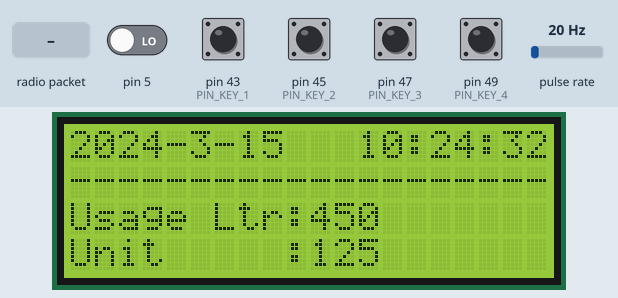
Recording of a sketch running on a simulated Arduino Mega 2560, built with avr-gcc and run on an emulated ATmega2560. Parts: 20×4 character LCD. Wiring (inferred from the names in the program): pulse sensor: data pin 2. The inputs (shaded band) are chosen by the test bench; at power-on: pin 43 (PIN_KEY_1), pin 45 (PIN_KEY_2), pin 47 (PIN_KEY_3), pin 49 (PIN_KEY_4) HIGH, pin 5 LOW, pulse rate 20 Hz. The local clock reads 2024-03-15 10:24:30 at power-on unless the sketch sets it; EEPROM starts erased; no radio packets arrive unless stated; what the sketch prints to the serial monitor is not drawn.

Above: at 3.3 s.
3.4 s: radio packet "0" arrives
At 4.4 s:
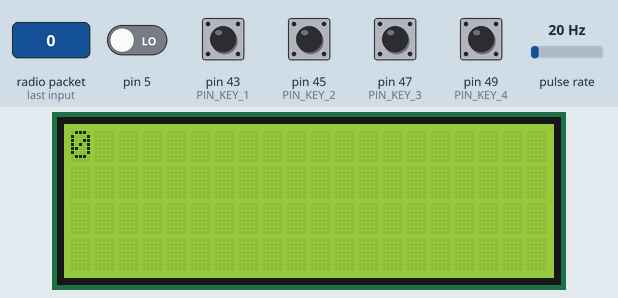
6.0 s: pin 43 (PIN_KEY_1) pulled LOW for 1 s
At 7.5 s:
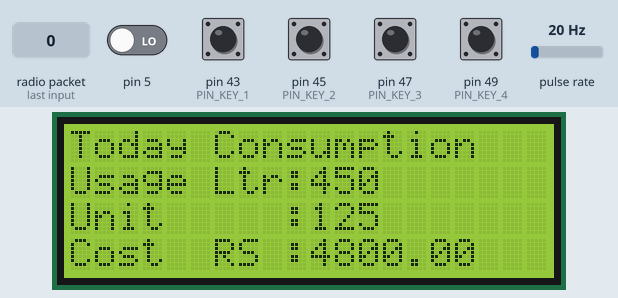
8.5 s: pulse rate (sensor on pin 2) set to 100 Hz
11.7 s: pulse rate (sensor on pin 2) set to 4 Hz
14.9 s: pulse rate (sensor on pin 2) set to 50 Hz
Timing chart, 0 to 17.9 s (numbered marks = the images above; inputs shaded):
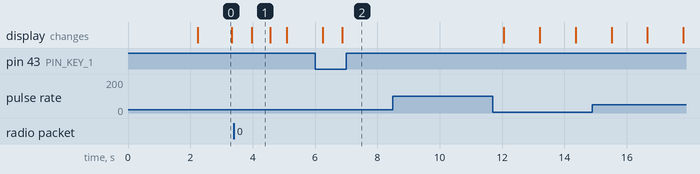

The sketch:

ElectricityUnit.ino
```cpp
#include <LiquidCrystal_I2C.h>
#include <RTClib.h>
#include <ezButton.h>
#include <SPI.h>
#include <nRF24L01.h>
#include <RF24.h>
#include <EEPROM.h>

//Button
#define KEY_NUM 4  // the number of keys
#define PIN_KEY_1 43  // key 1
#define PIN_KEY_2 45  // key 2
#define PIN_KEY_3 47  // key 3
#define PIN_KEY_4 49  // key 4

ezButton keypad_1x4[] = {
  ezButton(PIN_KEY_1),
  ezButton(PIN_KEY_2),
  ezButton(PIN_KEY_3),
  ezButton(PIN_KEY_4)
};

RF24 radio(7, 8); // CE, CSN
RTC_DS3231 rtc;
LiquidCrystal_I2C lcd(0x27, 20, 4);  //LCD Size 20X4

//Date Time Variable
String strDate;
String strTime;
String strDofW;
char daysOfWeek[7][12] = {  "Sunday",  "Monday",  "Tuesday",  "Wednesday",  "Thursday",  "Friday",  "Saturday"};

//Vibration
int vibrationValue;

//RF Address
const byte addressSend[6] = "00001";
const byte addressReceive[6] = "00002";


//Flow Sensor
byte sensorInterrupt = 0;  // 0 = digital pin 2
byte sensorPin       = 2;
float calibrationFactor = 4.5; // The hall-effect flow sensor outputs approximately 4.5 pulses per second per litre/min
volatile byte pulseCount;
float flowRate;
unsigned int flowMilliLitres;
unsigned long totalMilliLitres;
unsigned long oldTime;
unsigned int totalUnits;

//Water Cost Calculation
int vUnitUse=0;
int vUnitPrice=0;
int vFixedPrice=0;

int menuId=0;

void setup () {
  Serial.begin(9600);

  radio.begin();
  radio.openReadingPipe(0, addressReceive);
  radio.openWritingPipe(addressSend);
  radio.setPALevel(RF24_PA_MIN);

  lcd.init();
  lcd.backlight();
  lcd.clear();

  if (! rtc.begin()) {
    Serial.println("RTC module is NOT found");
    Serial.flush();
    while (1);
  }

  for (byte i = 0; i < KEY_NUM; i++) {
    keypad_1x4[i].setDebounceTime(100);  // set debounce time to 100 milliseconds
  }

  displayMainScreen();

  // writeStringToEEPROM(0, "Hello");
  // String retrievedString = readStringFromEEPROM(0);
  // Serial.print("The String we read from EEPROM: ");
  // Serial.println(retrievedString);

  // writeIntIntoEEPROM(45, 18404);
  // int number = readIntFromEEPROM(45);
  // Serial.println("From EEPROM :" + String(number));

  writeIntIntoEEPROM(0, 450);
  writeIntIntoEEPROM(1025,125);

  //Flow Sesnsor initialisation
  pinMode(sensorPin, INPUT);
  digitalWrite(sensorPin, HIGH);
  pulseCount        = 0;
  flowRate          = 0.0;
  flowMilliLitres   = 0;
  totalMilliLitres  = 0;
  oldTime           = 0;
  totalUnits        = 0;
  attachInterrupt(sensorInterrupt, pulseCounter, FALLING);

  menuId=0;

}

void loop () {
  //Date Time Call
  DateTime now = rtc.now();
  strDate = String(now.year(),DEC) + "-" + String(now.month(), DEC) + "-" + String(now.day(), DEC);
  strTime=String(now.hour(), DEC) + ":" + String(now.minute(), DEC) + ":" + String(now.second(), DEC);
  strDofW= daysOfWeek[now.dayOfTheWeek()];

  //Vibration Call
  vibrationValue = digitalRead(5);

  //Button Call
  int key = getKeyPressed();
  if (key==1)
  {
    lcd.clear();
    menuId=2;
  }

  if (menuId==0)
  {
    displayMeterReadingScreen();
  }
  else if(menuId==2){
    displayMeterReadingDailyScreen();
  }

  //Flow sensor read
  if((millis() - oldTime) > 1000)    // Only process counters once per second
  {
    detachInterrupt(sensorInterrupt);
    flowRate = ((1000.0 / (millis() - oldTime)) * pulseCount) / calibrationFactor;
    oldTime = millis();
    flowMilliLitres = (flowRate / 60) * 1000;
    totalMilliLitres += flowMilliLitres;
    totalUnits=(totalMilliLitres/1000)/1000;
    unsigned int frac;
    pulseCount = 0;
    attachInterrupt(sensorInterrupt, pulseCounter, FALLING);

    writeIntIntoEEPROM(0, readIntFromEEPROM(0) + (totalMilliLitres/1000));
    writeIntIntoEEPROM(1025, readIntFromEEPROM(1025) + totalUnits);

  }
  //Display flow rate
  displayFlowData();

  //Data transmit to the main unit
  receiveRFData();
  transmitRFData();

  delay(500); // delay 100 millisecond
}

//Real Time Clock
void receiveDateTime()
{
  //Serial.println("Current Date:" + strDate);
  //Serial.println("Current Time:" + strTime);
  //Serial.println("Date of Week:" + strDofW);

  lcd.clear();
  lcd.setCursor(0, 0); lcd.print("Date:" + strDate);
  lcd.setCursor(0, 1); lcd.print("Time:" + strTime);
}

//LCD Main Screen display
void displayMainScreen()
{
  lcd.clear();

  lcd.setCursor(0, 0);
  lcd.print("      [ A M R ]       ");

  lcd.setCursor(0, 1);
  lcd.print(" Utility Management");

  lcd.setCursor(0, 2);
  lcd.print("       System");

  lcd.setCursor(0, 3);
  lcd.print("Developed By: Anis");
  delay(2000);
  lcd.clear();
}

//LCD Reading Screen display
void displayMeterReadingScreen()
{
  lcd.setCursor(0, 0); lcd.print(strDate);
  lcd.setCursor(12, 0); lcd.print(strTime);
  lcd.setCursor(0, 1); lcd.print("--------------------");
  lcd.setCursor(0, 2); lcd.print("Usage Ltr:" + String(readIntFromEEPROM(0)));
  lcd.setCursor(0, 3); lcd.print("Unit     :" + String(readIntFromEEPROM(1025)));
}

void displayMeterReadingDailyScreen()
{
  //lcd.setCursor(0, 0); lcd.print(strDate);
  //lcd.setCursor(12, 0); lcd.print(strTime);
  lcd.setCursor(0, 0); lcd.print("Today Consumption");
  //lcd.setCursor(0, 1); lcd.print("--------------------");
  lcd.setCursor(0, 1); lcd.print("Usage Ltr:" + String(readIntFromEEPROM(0)));
  lcd.setCursor(0, 2); lcd.print("Unit     :" + String(readIntFromEEPROM(1025)));
  lcd.setCursor(0, 3); lcd.print("Cost  RS :" + String(calculateWaterCost(readIntFromEEPROM(0))));

  //calculateWaterCost
}

void displayFlowData()
{
  // Print the flow rate for this second in litres / minute
  // Serial.print("Flow rate: ");
  // Serial.print(int(flowRate));  // Print the integer part of the variable
  // Serial.print("L/min");
  // Serial.print("\t"); 		  // Print tab space
  // Serial.println();

  // Print the cumulative total of litres flowed since starting
  Serial.print("Output Liquid Quantity: ");
  // Serial.print(totalMilliLitres);
  // Serial.println("mL");
  // Serial.print("\t"); 		  // Print tab space
  Serial.print(totalMilliLitres/1000);
  Serial.print("L");
  Serial.println();
}

//RF Data Tramission TX RX
void transmitRFData()
{
  int tLitre=readIntFromEEPROM(0);
  int tUnit=readIntFromEEPROM(1025);
  int tCost=calculateWaterCost(readIntFromEEPROM(0));
  radio.stopListening();

  //int tx= random(0,10);
  //String txt = "Hello Shiraza";
  //char ttmp[15];
  //txt.toCharArray(ttmp,txt.length());

  char text1[32];
  sprintf(text1,"%d : %d : %d", tLitre,tUnit,tCost);
  Serial.println(text1);

  radio.write(&text1, sizeof(text1));
  delay(5);
}


void receiveRFData()
{
  radio.startListening();
  if (radio.available()) {
    char text[32] = "";
    radio.read(&text, sizeof(text));

    lcd.clear();
    lcd.setCursor(0,0); lcd.print(text);
    //lcd.setCursor(0,1); lcd.print(String(tx));
  }
}

//EEPROM Operations
void writeStringToEEPROM(int addrOffset, const String &strToWrite)
{
  byte len = strToWrite.length();
  EEPROM.write(addrOffset, len);
  for (int i = 0; i < len; i++)
  {
    EEPROM.write(addrOffset + 1 + i, strToWrite[i]);
  }
}

String readStringFromEEPROM(int addrOffset)
{
  int newStrLen = EEPROM.read(addrOffset);
  char data[newStrLen + 1];
  for (int i = 0; i < newStrLen; i++)
  {
    data[i] = EEPROM.read(addrOffset + 1 + i);
  }
  data[newStrLen] = '\ 0'; // !!! NOTE !!! Remove the space between the slash "/" and "0" (I've added a space because otherwise there is a display bug)
  String vTemp= data;
  int textEnd = vTemp.indexOf("0");
  vTemp = vTemp.substring(0, textEnd);

  Serial.println("Availabl on: " + vTemp);

  return String(data);
}

void writeIntIntoEEPROM(int address, int number)
{
  EEPROM.write(address, number >> 8);
  EEPROM.write(address + 1, number & 0xFF);
}

int readIntFromEEPROM(int address)
{
  byte byte1 = EEPROM.read(address);
  byte byte2 = EEPROM.read(address + 1);
  return (byte1 << 8) + byte2;
}

//Button press event detect
int getKeyPressed() {
  for (byte i = 0; i < KEY_NUM; i++)
    keypad_1x4[i].loop();  // call the loop() function

  for (byte i = 0; i < KEY_NUM; i++) {
    // get key state after debounce
    int key_state = keypad_1x4[i].getState();  // state after debounce

    if (keypad_1x4[i].isPressed())
      return (i + 1);
  }

  return 0;
}

float calculateWaterCost(int vMvalue)
{
    if(vMvalue>5)
    {
      vUnitPrice = 5*60;
    }

    if((vMvalue-5)>0 && (vMvalue-5)<10)
    {
      vUnitPrice=vUnitPrice + ((vMvalue-5) * 80);
    }

    if((vMvalue-10)>0 && (vMvalue-10)<15)
    {
      vUnitPrice=vUnitPrice + ((vMvalue-10) * 100);
    }

    if((vMvalue-15)>0 && (vMvalue-15)<20)
    {
      vUnitPrice=vUnitPrice + ((vMvalue-15) * 110);
    }

    if((vMvalue-20)>0 && (vMvalue-20)<25)
    {
      vUnitPrice=vUnitPrice + ((vMvalue-20) * 130);
    }

    if((vMvalue-25)>0 && (vMvalue-25)<30)
    {
      vUnitPrice=vUnitPrice + ((vMvalue-25) * 160);
    }

    if((vMvalue-30)>0 && (vMvalue-30)<40)
    {
      vUnitPrice=vUnitPrice + ((vMvalue-30) * 180);
    }

    if((vMvalue-40)>0 && (vMvalue-40)<50)
    {
      vUnitPrice=vUnitPrice + ((vMvalue-40) * 210);
    }

    if((vMvalue-50)>0 && (vMvalue-50)<75)
    {
      vUnitPrice=vUnitPrice + ((vMvalue-50) * 240);
    }

    if((vMvalue-75)>0 && (vMvalue-75)<100)
    {
      vUnitPrice=vUnitPrice + ((vMvalue-75) * 270);
    }

    //Calculate the Fixed Cost
    if (vMvalue<=16){
      vFixedPrice=300;
    }else if (vMvalue<=20){
        vFixedPrice=400;
    }else if (vMvalue<=25){
        vFixedPrice=500;
    }else if (vMvalue<=30){
        vFixedPrice=600;
    }else if (vMvalue<=40){
        vFixedPrice=1500;
    }else if (vMvalue<=52){
        vFixedPrice=3000;
    }else if (vMvalue<=75){
        vFixedPrice=3500;
    }else if (vMvalue<=100){
        vFixedPrice=4000;
    }else{
        vFixedPrice=4500;
    }

    return vUnitPrice+vFixedPrice;
}

//Vibration Detect
void vibrationDetect()
{
  Serial.println(vibrationValue);
  if (vibrationValue>=1)
  {
    Serial.println("Tamper Detected");
  }
}

//Insterrupt Service Routine
void pulseCounter()
{
  // Increment the pulse counter
  pulseCount++;
}
```

Measured:
- after the input at 3.4 s, the display: changes after 0.58 s (image 1)
- after the input at 6.0 s, the display: first differs from a run without the input after 0.88 s (image 2)
- after the input at 8.5 s, every drawn part: stays the same
- what the display in image 1 shows lasts 0.6 s, from 4.0 s to 4.6 s
